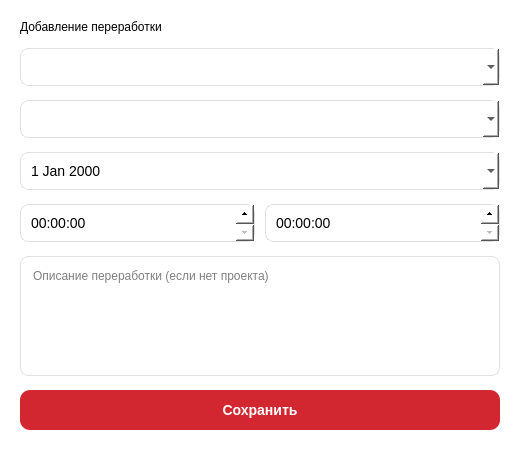
<?xml version="1.0" encoding="UTF-8"?>
<ui version="4.0">
 <class>AddOvertimeDialog</class>
 <widget class="QDialog" name="AddOvertimeDialog">
  <property name="geometry">
   <rect>
    <x>0</x>
    <y>0</y>
    <width>520</width>
    <height>450</height>
   </rect>
  </property>
  <property name="minimumSize">
   <size>
    <width>520</width>
    <height>0</height>
   </size>
  </property>
  <property name="windowTitle">
   <string>Добавление переработки</string>
  </property>
  <property name="styleSheet">
   <string>
QDialog {
    background-color: #FFFFFF;
}

/* Все поля ввода — строго 32 px */
QComboBox, QDateEdit, QTimeEdit {
    min-height: 32px;
    max-height: 32px;
    height: 32px;
    padding: 2px 8px 2px 8px;
    border: 1px solid #E0E0E0;
    border-radius: 8px;
    background-color: #FFFFFF;
    font-size: 14px;
}

QCalendarWidget QWidget {
    color: black;
    background-color: white;
}

QCalendarWidget QAbstractItemView {
    color: black;
    selection-background-color: #ccab6e;   /* ваш золотистый для дней */
    selection-color: white;
}

/* Кнопки навигации (предыдущий/следующий месяц) */
QCalendarWidget QToolButton {
    color: black;
    font-weight: bold;
    background: transparent;
    border: none;
    padding: 4px;
    min-width: 20px;
}
QCalendarWidget QToolButton:hover {
    background-color: #e6e6e6;
    border-radius: 4px;
}
QCalendarWidget QToolButton:pressed {
    background-color: #ccab6e;
    color: white;
}

/* Заголовок (дни недели) */
QCalendarWidget QHeaderView::section {
    color: black;
    background-color: #f2f2f2;
    font-weight: bold;
    padding: 6px;
}

/* Основное: меню выбора месяца и года — инверсия при наведении/выборе */
QCalendarWidget QMenu {
    background-color: white;
    color: black;
    border: 1px solid #E0E0E0;
}

QCalendarWidget QMenu::item {
    padding: 8px 24px;            /* удобный отступ */
    margin: 2px;
}

QCalendarWidget QMenu::item:selected {
    background-color: black;      /* инверсный фон */
    color: white;                 /* инверсный текст */
    border-radius: 4px;
}

/* Дополнительно — для года тоже инверсия */
QCalendarWidget #qt_calendar_yearbutton,
QCalendarWidget #qt_calendar_monthbutton {
    color: black;
    font-weight: bold;
}
QCalendarWidget #qt_calendar_yearbutton:hover,
QCalendarWidget #qt_calendar_monthbutton:hover {
    background-color: #e6e6e6;
}

/* QTimeEdit — стрелки вверх/вниз видимы */
QTimeEdit::up-button {
    width: 18px;
    height: 19px;
    padding: 0px;
}
QTimeEdit::down-button {
    width: 18px;
    height: 16px;
    padding: 0px;
}
QTimeEdit::up-arrow, QTimeEdit::down-arrow {
    width: 10px;
    height: 10px;
}

/* Текстовое поле */
QTextEdit {
    min-height: 80px;
    border: 1px solid #E0E0E0;
    border-radius: 8px;
    padding: 8px;
}

/* Кнопка Сохранить */
QPushButton#btnSave {
    min-height: 32px;
    max-height: 32px;
    background-color: #D22730;
    color: white;
    border-radius: 10px;
    font-weight: bold;
    font-size: 14px;
    padding: 4px 16px;
}
QPushButton#btnSave:hover {
    background-color: #862633;
}
   </string>
  </property>
  <layout class="QVBoxLayout">
   <property name="spacing">
    <number>14</number>
   </property>
   <property name="leftMargin">
    <number>20</number>
   </property>
   <property name="topMargin">
    <number>20</number>
   </property>
   <property name="rightMargin">
    <number>20</number>
   </property>
   <property name="bottomMargin">
    <number>20</number>
   </property>
   <item>
    <widget class="QLabel" name="titleLabel">
     <property name="text">
      <string>Добавление переработки</string>
     </property>
    </widget>
   </item>
   <item>
    <widget class="QComboBox" name="comboProject"/>
   </item>
   <item>
    <widget class="QComboBox" name="comboTask"/>
   </item>
   <item>
    <widget class="QDateEdit" name="dateEdit">
     <property name="calendarPopup">
      <bool>true</bool>
     </property>
    </widget>
   </item>
   <item>
    <layout class="QHBoxLayout">
     <property name="spacing">
      <number>10</number>
     </property>
     <item>
      <widget class="QTimeEdit" name="timeStart"/>
     </item>
     <item>
      <widget class="QTimeEdit" name="timeEnd"/>
     </item>
    </layout>
   </item>
   <item>
    <widget class="QTextEdit" name="textDescription">
     <property name="placeholderText">
      <string>Описание переработки (если нет проекта)</string>
     </property>
    </widget>
   </item>
   <item>
    <widget class="QPushButton" name="btnSave">
     <property name="text">
      <string>Сохранить</string>
     </property>
    </widget>
   </item>
  </layout>
 </widget>
 <resources/>
 <connections/>
</ui>
